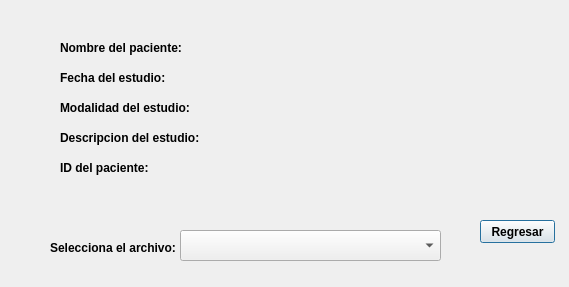
<?xml version="1.0" encoding="UTF-8"?>
<ui version="4.0">
 <class>Dialog</class>
 <widget class="QDialog" name="Dialog">
  <property name="geometry">
   <rect>
    <x>0</x>
    <y>0</y>
    <width>569</width>
    <height>287</height>
   </rect>
  </property>
  <property name="windowTitle">
   <string>Dialog</string>
  </property>
  <widget class="QComboBox" name="archivo">
   <property name="geometry">
    <rect>
     <x>180</x>
     <y>230</y>
     <width>261</width>
     <height>31</height>
    </rect>
   </property>
  </widget>
  <widget class="QLabel" name="label">
   <property name="geometry">
    <rect>
     <x>50</x>
     <y>240</y>
     <width>131</width>
     <height>16</height>
    </rect>
   </property>
   <property name="font">
    <font>
     <weight>75</weight>
     <bold>true</bold>
    </font>
   </property>
   <property name="text">
    <string>Selecciona el archivo:</string>
   </property>
  </widget>
  <widget class="QLabel" name="label_2">
   <property name="geometry">
    <rect>
     <x>60</x>
     <y>40</y>
     <width>131</width>
     <height>16</height>
    </rect>
   </property>
   <property name="font">
    <font>
     <weight>75</weight>
     <bold>true</bold>
    </font>
   </property>
   <property name="text">
    <string>Nombre del paciente:</string>
   </property>
  </widget>
  <widget class="QLabel" name="label_3">
   <property name="geometry">
    <rect>
     <x>60</x>
     <y>70</y>
     <width>131</width>
     <height>16</height>
    </rect>
   </property>
   <property name="font">
    <font>
     <weight>75</weight>
     <bold>true</bold>
    </font>
   </property>
   <property name="text">
    <string>Fecha del estudio:</string>
   </property>
  </widget>
  <widget class="QLabel" name="label_4">
   <property name="geometry">
    <rect>
     <x>60</x>
     <y>100</y>
     <width>131</width>
     <height>16</height>
    </rect>
   </property>
   <property name="font">
    <font>
     <weight>75</weight>
     <bold>true</bold>
    </font>
   </property>
   <property name="text">
    <string>Modalidad del estudio:</string>
   </property>
  </widget>
  <widget class="QLabel" name="label_5">
   <property name="geometry">
    <rect>
     <x>60</x>
     <y>130</y>
     <width>141</width>
     <height>16</height>
    </rect>
   </property>
   <property name="font">
    <font>
     <weight>75</weight>
     <bold>true</bold>
    </font>
   </property>
   <property name="text">
    <string>Descripcion del estudio:</string>
   </property>
  </widget>
  <widget class="QLabel" name="label_6">
   <property name="geometry">
    <rect>
     <x>60</x>
     <y>160</y>
     <width>131</width>
     <height>16</height>
    </rect>
   </property>
   <property name="font">
    <font>
     <weight>75</weight>
     <bold>true</bold>
    </font>
   </property>
   <property name="text">
    <string>ID del paciente:</string>
   </property>
  </widget>
  <widget class="QLabel" name="NombrePaciente">
   <property name="geometry">
    <rect>
     <x>190</x>
     <y>40</y>
     <width>131</width>
     <height>16</height>
    </rect>
   </property>
   <property name="font">
    <font>
     <weight>75</weight>
     <bold>true</bold>
    </font>
   </property>
   <property name="text">
    <string/>
   </property>
  </widget>
  <widget class="QLabel" name="FechaEstudio">
   <property name="geometry">
    <rect>
     <x>180</x>
     <y>70</y>
     <width>131</width>
     <height>16</height>
    </rect>
   </property>
   <property name="font">
    <font>
     <weight>75</weight>
     <bold>true</bold>
    </font>
   </property>
   <property name="text">
    <string/>
   </property>
  </widget>
  <widget class="QLabel" name="ModalidadEstudio">
   <property name="geometry">
    <rect>
     <x>200</x>
     <y>100</y>
     <width>131</width>
     <height>16</height>
    </rect>
   </property>
   <property name="font">
    <font>
     <weight>75</weight>
     <bold>true</bold>
    </font>
   </property>
   <property name="text">
    <string/>
   </property>
  </widget>
  <widget class="QLabel" name="DescripcionEstudio">
   <property name="geometry">
    <rect>
     <x>200</x>
     <y>130</y>
     <width>131</width>
     <height>16</height>
    </rect>
   </property>
   <property name="font">
    <font>
     <weight>75</weight>
     <bold>true</bold>
    </font>
   </property>
   <property name="text">
    <string/>
   </property>
  </widget>
  <widget class="QLabel" name="IDPaciente">
   <property name="geometry">
    <rect>
     <x>160</x>
     <y>160</y>
     <width>131</width>
     <height>16</height>
    </rect>
   </property>
   <property name="font">
    <font>
     <weight>75</weight>
     <bold>true</bold>
    </font>
   </property>
   <property name="text">
    <string/>
   </property>
  </widget>
  <widget class="QPushButton" name="regresar2">
   <property name="geometry">
    <rect>
     <x>480</x>
     <y>220</y>
     <width>75</width>
     <height>23</height>
    </rect>
   </property>
   <property name="font">
    <font>
     <weight>75</weight>
     <bold>true</bold>
    </font>
   </property>
   <property name="text">
    <string>Regresar</string>
   </property>
  </widget>
 </widget>
 <resources/>
 <connections/>
</ui>
